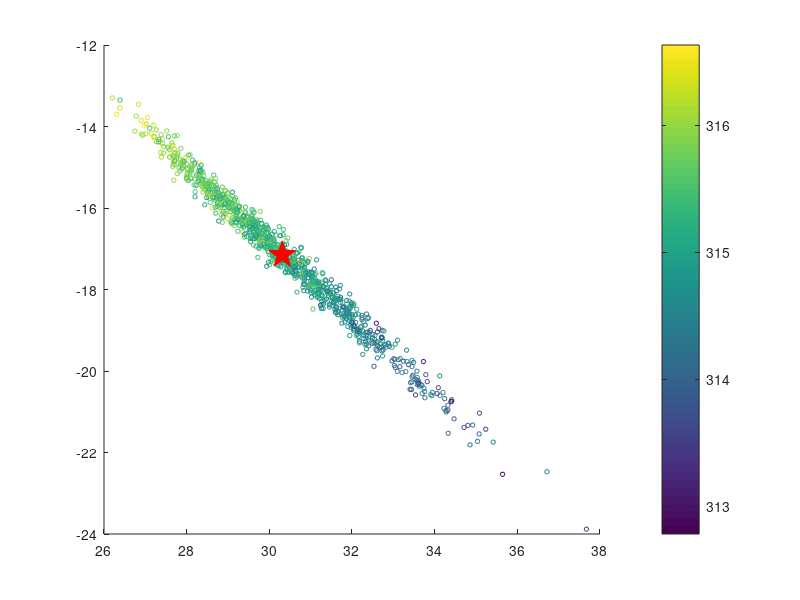
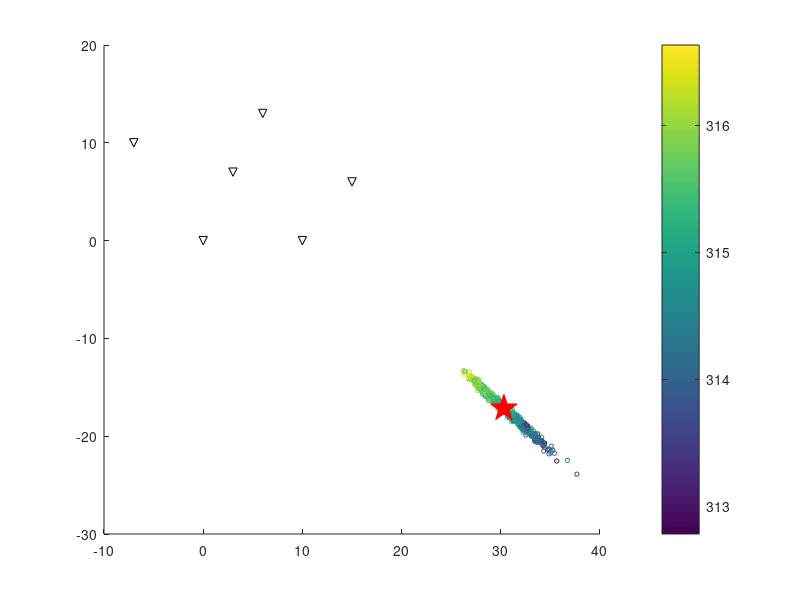

Source code (MATLAB) for these figures, in order:
function hw2p1()
rng(0); % this generate determined random variable
xi=[0 10 15 6 -7 3]';
yi=[0 0 6 13 10 7]';
zi=[0 0 0 0 0 0]';
ti=[322.418 321.031 321.228 323.093 324.415 322.706]';

M0=do_one_ti(xi,yi,zi,ti);
ti_0=predict(xi,yi,zi,M0);


for it=1:1000
    ti_new = ti + 0.01*randn(6,1);
    % inexact Hessian
    M(:,it)=do_one_ti(xi,yi,zi,ti_new);
end
scatter(M(2,:), M(3,:), 10, M(1,:)); colorbar;
hold on;plot(M0(2),M0(3),'rp','markersize',20,'markerfacecolor','r');
print -depsc fig01.eps
plot([0 10 15 6 -7 3],[0 0 6 13 10 7],'kv');
hold off;
print -depsc fig02.eps

function M=do_one_ti(xi,yi,zi,ti)

M=[300 20 -10 10 2]'; % initial guess
for step = 1:1000
    grad=zeros(5,1);
    hess=zeros(5,5);   
    for i=1:length(xi)
        [tmp_grad, tmp_hess]=get_grad_hessian(xi(i),yi(i),zi(i),ti(i),M);    
        grad = grad + tmp_grad;
        hess = hess + tmp_hess;   
    end        
    err(step) = norm(predict(xi,yi,zi,M)-ti);    
    if(step > 1 && err(step) > err(step-1))
        break;
    end
	M = M- inv(hess)*grad;
end
plot(err);

function [grad,hess] = get_grad_hessian(xi,yi,zi,ti,M)
ts=M(1); xs=M(2); ys=M(3); zs=M(4); v=M(5);
R=sqrt((xs-xi)^2 + (ys-yi)^2 + (zs-zi)^2);
nx=(xs-xi)/R;
ny=(ys-yi)/R;
nz=(zs-zi)/R;
e=(ts+R/v-ti);

grad = e*[1 nx/v ny/v nz/v -R/v^2]';
sen = [1 nx/v ny/v nz/v -R/v^2]';
hess = sen*sen'; % approximate hess

function r=predict(xi,yi,zi,M)

ts=M(1); xs=M(2); ys=M(3); zs=M(4); v=M(5);
r=xi*0;
for i=1:length(xi)
    R=sqrt((xs-xi(i))^2 + (ys-yi(i))^2 + (zs-zi(i))^2);
    r(i)=(ts+R/v);
end
